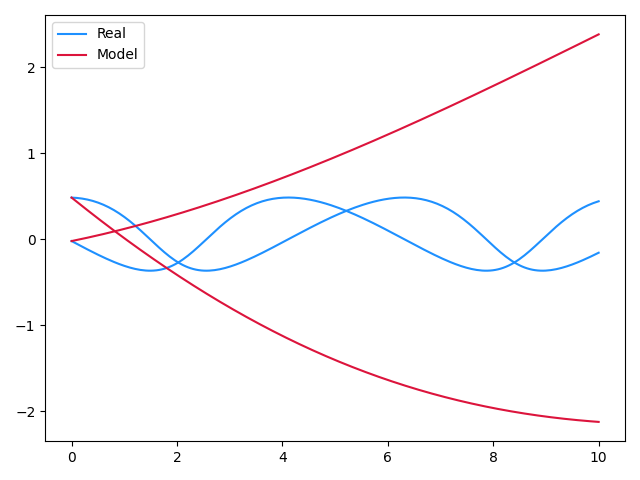

The Python source for this figure:
import time
import diffrax
import equinox as eqx  # https://github.com/patrick-kidger/equinox
import jax
import jax.nn as jnn
import jax.numpy as jnp
import numpy as np
import jax.random as jrandom
import matplotlib.pyplot as plt
import optax  # https://github.com/deepmind/optax
from dataclasses import dataclass
import jax.tree_util as jtu
import argparse


class Func(eqx.Module):
    mlp: eqx.nn.MLP

    def __init__(self, data_size, width_size, depth, key, **kwargs):
        super().__init__(**kwargs)
        self.mlp = eqx.nn.MLP(
            in_size=data_size,
            out_size=data_size,
            width_size=width_size,
            depth=depth,
            activation=jnn.softplus,
            key=key,
        )

    def __call__(self, t, y, args):
        return self.mlp(y)


class NeuralODE(eqx.Module):
    func: Func
    hidden_size: int
    width_size: int
    depth: int
    unroll: int
    diffrax_solver: bool

    def __init__(self, data_size, width_size, depth, key, diffrax_solver=False, unroll=1, **kwargs):
        super().__init__(**kwargs)
        self.hidden_size = data_size
        self.width_size = width_size
        self.depth = depth
        self.func = Func(data_size, width_size, depth, key=key)
        self.diffrax_solver = diffrax_solver
        self.unroll = unroll

    def step(self, carry):
        (i, t0, dt, y0) = carry
        t = t0 + i * dt

        dy = dt * self.func(t, y0)
        y1 = y0 + dy
        carry = (i+1, t0, dt, y1)
        return (carry, y1)

    def __call__(self, ts, y0):
        t0 = ts[0]
        dt0 = ts[1] - ts[0]
        y0 = y0
        carry = (0, t0, dt0, y0)

        def step_fn(carry, inp=None):
            del inp
            return self.step(carry)

        if self.diffrax_solver:
            solution = diffrax.diffeqsolve(
                diffrax.ODETerm(self.func),
                diffrax.Euler(),
                t0=ts[0],
                t1=ts[-1],
                dt0=ts[1] - ts[0],
                y0=y0,
                saveat=diffrax.SaveAt(ts=ts),
            )
            ys = solution.ys
        else:
            _, ys = jax.lax.scan(step_fn, carry, xs=None,
                                 length=len(ts), unroll=self.unroll)

        return ys


def _get_data(ts, *, key):
    y0 = jrandom.uniform(key, (2,), minval=-0.6, maxval=1)

    def f(t, y, args):
        x = y / (1 + y)
        return jnp.stack([x[1], -x[0]], axis=-1)

    solver = diffrax.Tsit5()
    dt0 = 0.1
    saveat = diffrax.SaveAt(ts=ts)
    sol = diffrax.diffeqsolve(
        diffrax.ODETerm(f), solver, ts[0], ts[-1], dt0, y0, saveat=saveat
    )
    ys = sol.ys
    return ys


def get_data(dataset_size, num_timesteps, *, key):
    ts = jnp.linspace(0, 10, num_timesteps)
    key = jrandom.split(key, dataset_size)
    ys = jax.vmap(lambda key: _get_data(ts, key=key))(key)
    return ts, ys


def dataloader(arrays, batch_size, *, key):
    dataset_size = arrays[0].shape[0]
    assert all(array.shape[0] == dataset_size for array in arrays)
    indices = jnp.arange(dataset_size)
    while True:
        perm = jrandom.permutation(key, indices)
        (key,) = jrandom.split(key, 1)
        start = 0
        end = batch_size
        while end < dataset_size:
            batch_perm = perm[start:end]
            yield tuple(array[batch_perm] for array in arrays)
            start = end
            end = start + batch_size


@eqx.filter_value_and_grad
def grad_loss(model, ti, yi):
    y_pred = jax.vmap(model, in_axes=(None, 0))(ti, yi[:, 0])
    return jnp.mean((yi - y_pred) ** 2)


@eqx.filter_jit
def make_step(ti, yi, model, optim, opt_state):
    loss, grads = grad_loss(model, ti, yi)
    updates, opt_state = optim.update(grads, opt_state)
    model = eqx.apply_updates(model, updates)
    return loss, model, opt_state


def train(args):
    key = jrandom.PRNGKey(args.seed)
    data_key, model_key, loader_key = jrandom.split(key, 3)

    ts, ys = get_data(args.dataset_size, args.num_timesteps, key=data_key)
    _, length_size, data_size = ys.shape
    _ts = ts[: int(length_size * args.length)]
    _ys = ys[:, : int(length_size * args.length)]
    model = NeuralODE(data_size, args.width_size, args.depth,
                      key=model_key, diffrax_solver=args.diffrax_solver, unroll=args.unroll)
    optim = optax.adabelief(args.lr)
    opt_state = optim.init(eqx.filter(model, eqx.is_inexact_array))

    start_ts = time.time()
    for step, (yi,) in zip(
        range(args.num_iters), dataloader(
            (_ys,), args.batch_size, key=loader_key)
    ):
        loss, model, opt_state = make_step(
            _ts, yi, model, optim, opt_state)
        if step == 0:
            compile_ts = time.time()
        if (step % args.print_every) == 0 or step == args.num_iters - 1:
            end_ts = time.time()
            print(
                f"Step: {step}, Loss: {loss}, Computation time: {end_ts - start_ts}")

    if args.print_time_use:
        compile_time = compile_ts - start_ts
        run_time = time.time() - compile_ts
        print(f"unroll: {args.unroll}, compiel_time: {compile_time}, run_time: {run_time * 50}, total_time: {compile_time + run_time * 50}")

    if args.plot:
        plt.plot(ts, ys[0, :, 0], c="dodgerblue", label="Real")
        plt.plot(ts, ys[0, :, 1], c="dodgerblue")
        model_y = model(ts, ys[0, 0])
        plt.plot(ts, model_y[:, 0], c="crimson", label="Model")
        plt.plot(ts, model_y[:, 1], c="crimson")
        plt.legend()
        plt.tight_layout()
        plt.savefig("neural_ode.png")
        plt.show()


def main():

    parser = argparse.ArgumentParser()
    parser.add_argument('--batch-size', type=int, default=32)
    parser.add_argument('--lr', type=float, default=3e-3)
    # hidden_size == dataset_size
    parser.add_argument('--dataset-size', type=int, default=256)
    parser.add_argument('--width-size', type=int, default=64)
    parser.add_argument('--depth', type=int, default=2)
    parser.add_argument('--length', type=int, default=1)
    parser.add_argument('--num-timesteps', type=int, default=200)
    parser.add_argument('--num-iters', type=int, default=1000)
    parser.add_argument('--unroll', type=int, default=1)
    parser.add_argument('--seed', type=int, default=5678)
    parser.add_argument('--plot', type=bool, default=False)
    parser.add_argument('--print-every', type=int, default=200)
    parser.add_argument('--diffrax-solver', type=bool, default=False)
    parser.add_argument('--print-time-use', type=bool, default=False)

    args = parser.parse_args()

    train(args)


if __name__ == '__main__':
    main()
